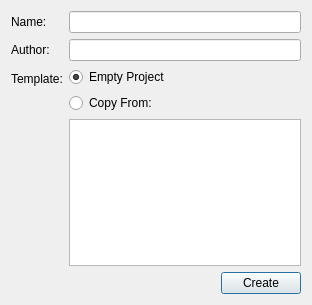
<?xml version="1.0" encoding="UTF-8"?>
<ui version="4.0">
 <class>NewMathLibraryDialog</class>
 <widget class="QDialog" name="NewMathLibraryDialog">
  <property name="geometry">
   <rect>
    <x>0</x>
    <y>0</y>
    <width>312</width>
    <height>305</height>
   </rect>
  </property>
  <property name="windowTitle">
   <string>New Math Library</string>
  </property>
  <property name="windowIcon">
   <iconset resource="resource.qrc">
    <normaloff>:/all/icons/CAR_About.png</normaloff>:/all/icons/CAR_About.png</iconset>
  </property>
  <layout class="QVBoxLayout" name="verticalLayout_2">
   <item>
    <layout class="QFormLayout" name="formLayout">
     <item row="0" column="0">
      <widget class="QLabel" name="label">
       <property name="text">
        <string>Name:</string>
       </property>
      </widget>
     </item>
     <item row="0" column="1">
      <widget class="QLineEdit" name="nameEdit"/>
     </item>
     <item row="1" column="0">
      <widget class="QLabel" name="label_2">
       <property name="text">
        <string>Author:</string>
       </property>
      </widget>
     </item>
     <item row="1" column="1">
      <widget class="QLineEdit" name="authorEdit"/>
     </item>
     <item row="2" column="0">
      <widget class="QLabel" name="label_3">
       <property name="text">
        <string>Template:</string>
       </property>
      </widget>
     </item>
     <item row="2" column="1">
      <layout class="QVBoxLayout" name="verticalLayout">
       <item>
        <widget class="QRadioButton" name="emptyProjectRadio">
         <property name="text">
          <string>Empty Project</string>
         </property>
         <property name="checked">
          <bool>true</bool>
         </property>
        </widget>
       </item>
       <item>
        <widget class="QRadioButton" name="copyFromRadio">
         <property name="text">
          <string>Copy From:</string>
         </property>
        </widget>
       </item>
       <item>
        <widget class="QTreeView" name="copyFromTree">
         <attribute name="headerVisible">
          <bool>false</bool>
         </attribute>
        </widget>
       </item>
      </layout>
     </item>
    </layout>
   </item>
   <item>
    <layout class="QHBoxLayout" name="horizontalLayout">
     <item>
      <spacer name="horizontalSpacer">
       <property name="orientation">
        <enum>Qt::Horizontal</enum>
       </property>
       <property name="sizeHint" stdset="0">
        <size>
         <width>40</width>
         <height>20</height>
        </size>
       </property>
      </spacer>
     </item>
     <item>
      <widget class="QPushButton" name="createButton">
       <property name="text">
        <string>Create</string>
       </property>
      </widget>
     </item>
    </layout>
   </item>
  </layout>
 </widget>
 <resources>
  <include location="resource.qrc"/>
 </resources>
 <connections/>
</ui>
